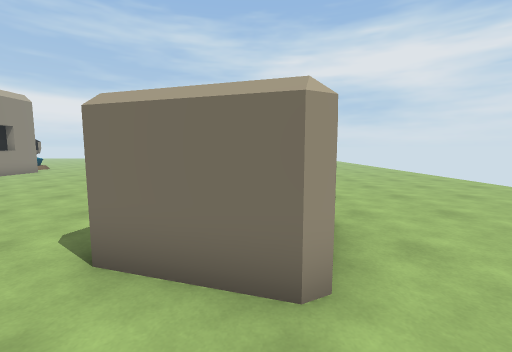
[1] (above)

24 first-person views from a walk through a Unity game level. The camera is 1.4 m above the floor, tilts 6° down and sees 90° across. The floor is counted in squares, 1 m on a side. Each view is taken from the middle of a square. On the plan, view 1 faces up. The plan holds only what a view shows up to about 13 squares ahead; the rest is blank. The place goes on beyond the plan.

[2]
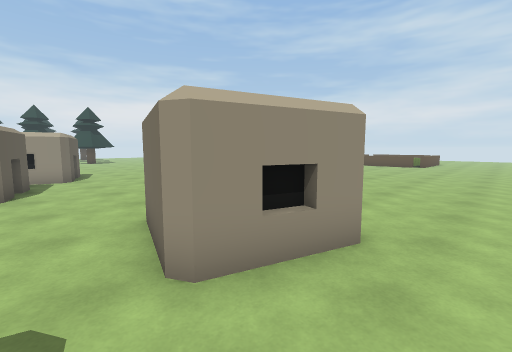

[3]
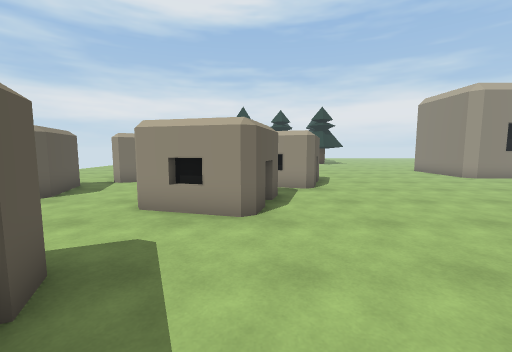

[4]
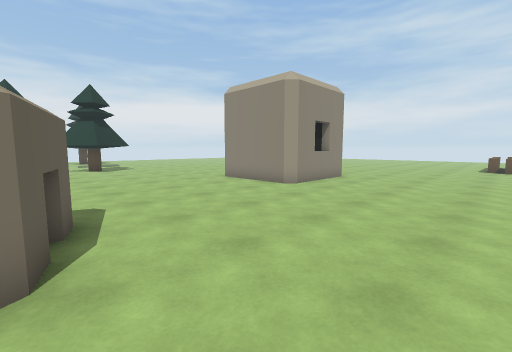

[5]
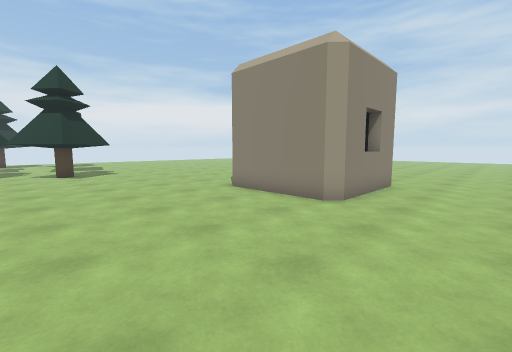

[6]
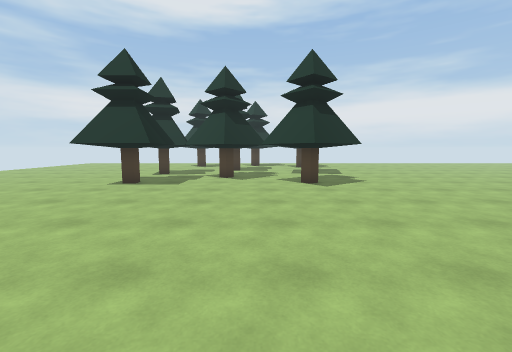

[7]
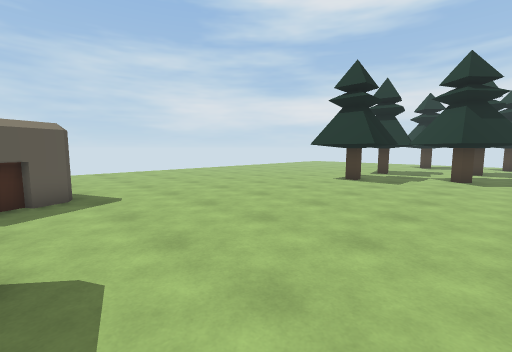

[8]
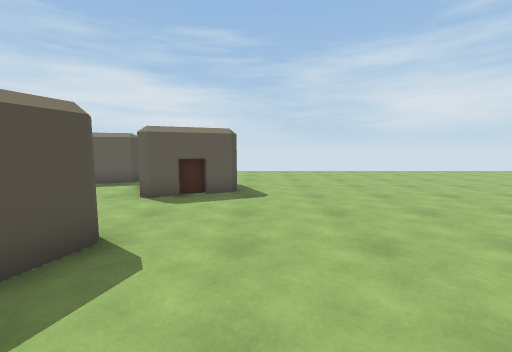

[9]
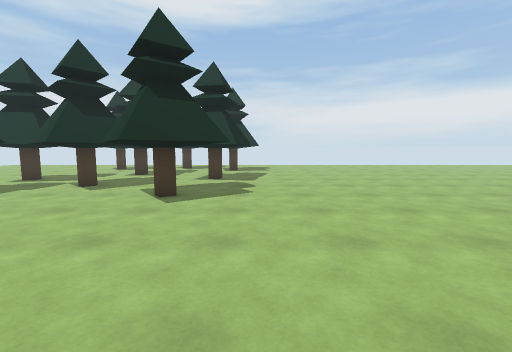

[10]
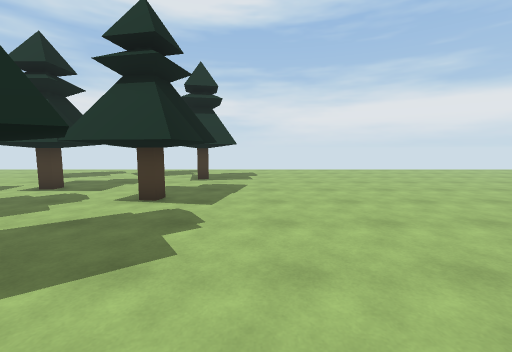

[11]
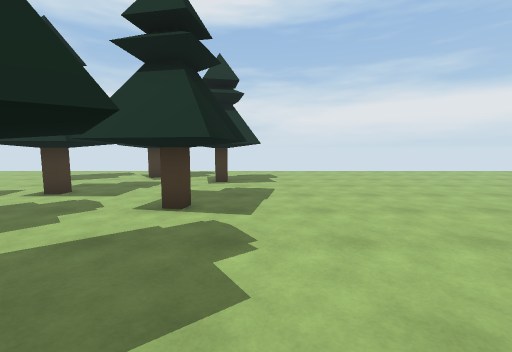

[12]
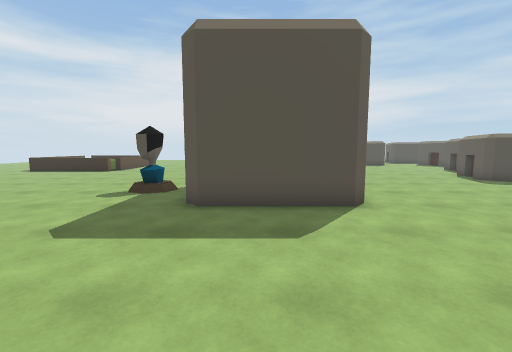

[13]
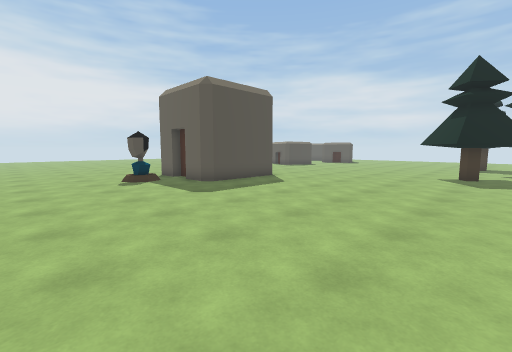

[14]
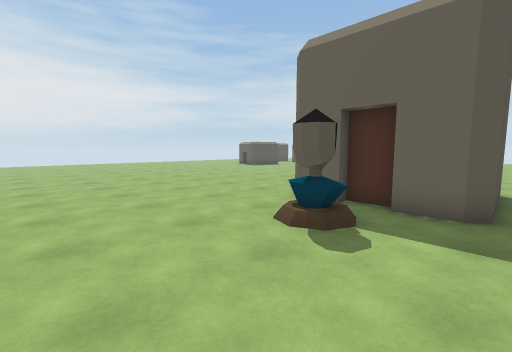

[15]
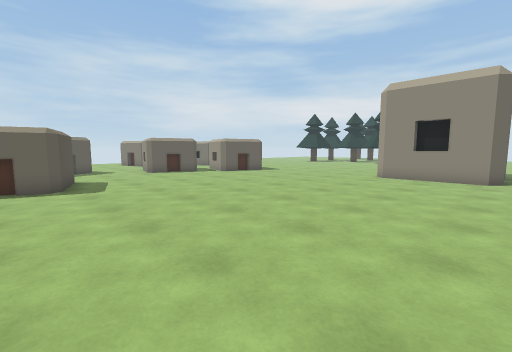

[16]
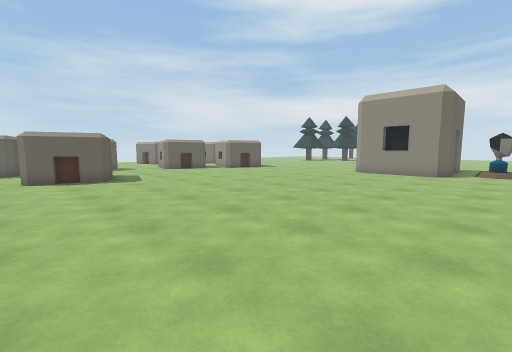

[17]
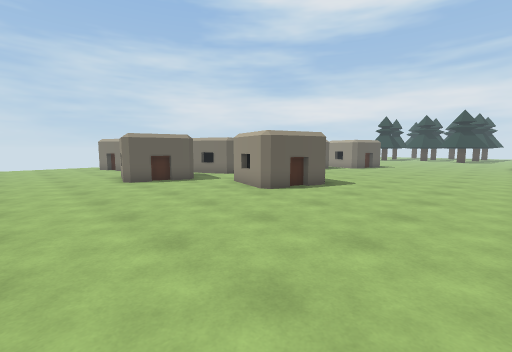

[18]
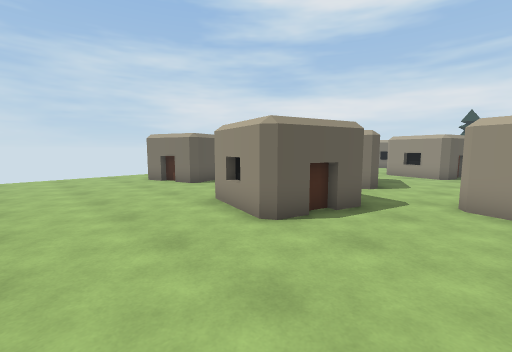

[19]
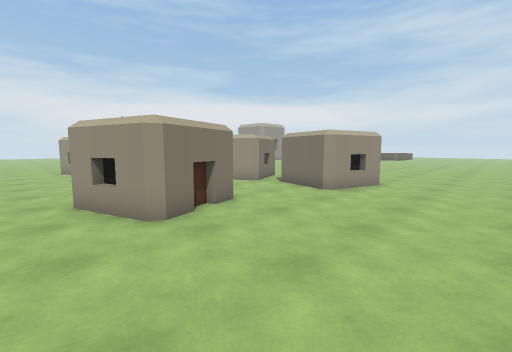

[20]
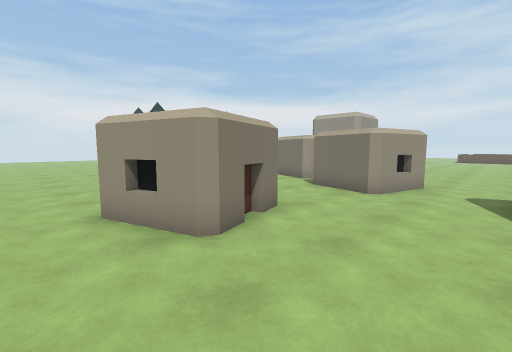

[21]
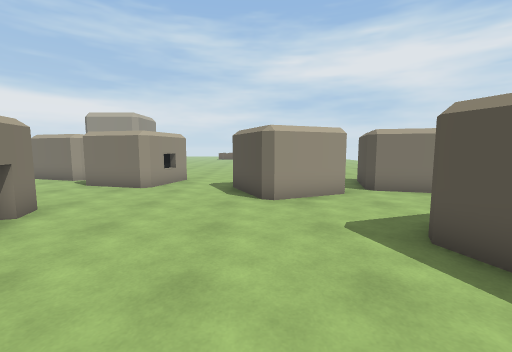

[22]
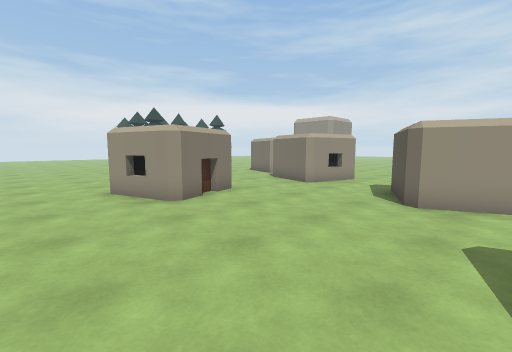

[23]
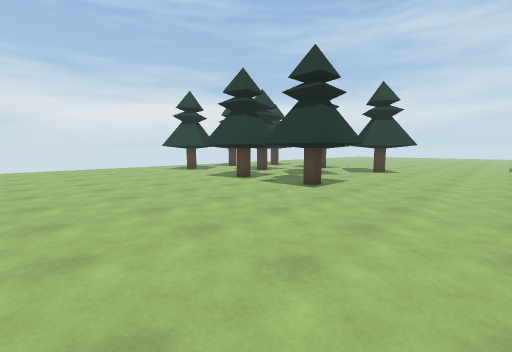

[24]
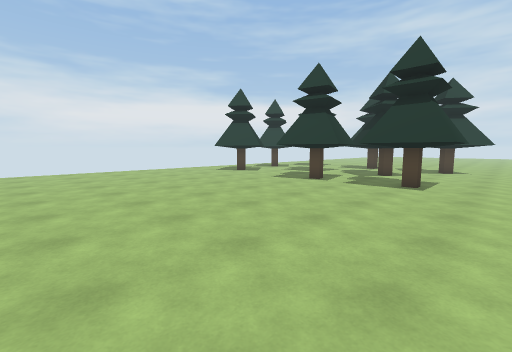

### Floor plan
Key: @ floor where view 1 was taken; # wall or solid block; . floor; H house; T tree; O other object.
Columns run from 34 left of view 1 to 9 right of it. Each row starts with its distance up from view 1.
 22    ..  . .........................
 21 .. ...  ..........................
 20 .................................
 19 ................................
 18 ..................OO............... ..
 17 ...................O..................
 16 .................####.................
 15 ................######................
 14 ................#   #H................
 13 ................#   #H................ .....
 12 ................##  ##......................
 11 .................####.......................
 10 T..T........................................
  9 T..TTT..TT..................................
  8 T.  #T.T#TT................................
  7  .  TT T##T................................
  6 ....... TT.......................O.........
  5 .TTT..TTT........................OOO.......
  4 .T#T  #TT............OO.........O  O.......
  3 . #T  #TT............OOOO.......OOOO.......
  2       TT.............O OO#........O........
  1     TTTTTTT..........OOO ####..............
  0     ##T ##T............O  ###...O.@OOOO....
 -1     #TTT#TT.............####...O O.O  O....
 -2   .TT..TTT...........O....##..OO OOOO O....
 -3  ..................OOO ........OOOO.OOO....
 -4 ...................O  O........OO..........
 -5 ...................   O..OO................
 -6 .................... ..OO O.........O......
 -7 .......................   OO......OOOO.....
 -8 ........................OOO.......O  O.....
 -9 .................................. OOO.....
-10 ........... .......................O.......
-11 .......... .   ............................

Positions as (right, up) in squares from view 1, and headings:
1: (0, 0), facing up
2: (3, 1), facing up-left
3: (-1, 1), facing left
4: (-7, 3), facing up-left
5: (-10, 5), facing up-left
6: (-15, 5), facing left
7: (-14, 5), facing down-left
8: (-16, 5), facing down
9: (-18, 10), facing left
10: (-23, 11), facing left
11: (-24, 10), facing left
12: (-24, 14), facing right
13: (-27, 22), facing down-right
14: (-18, 22), facing down-right
15: (0, 16), facing down-left
16: (2, 18), facing down-left
17: (8, 11), facing down-left
18: (8, 3), facing down-left
19: (8, -11), facing up-left
20: (-4, -10), facing up-left
21: (-3, -11), facing up
22: (-1, -11), facing up-left
23: (-20, -9), facing up-left
24: (-23, -11), facing up-left
